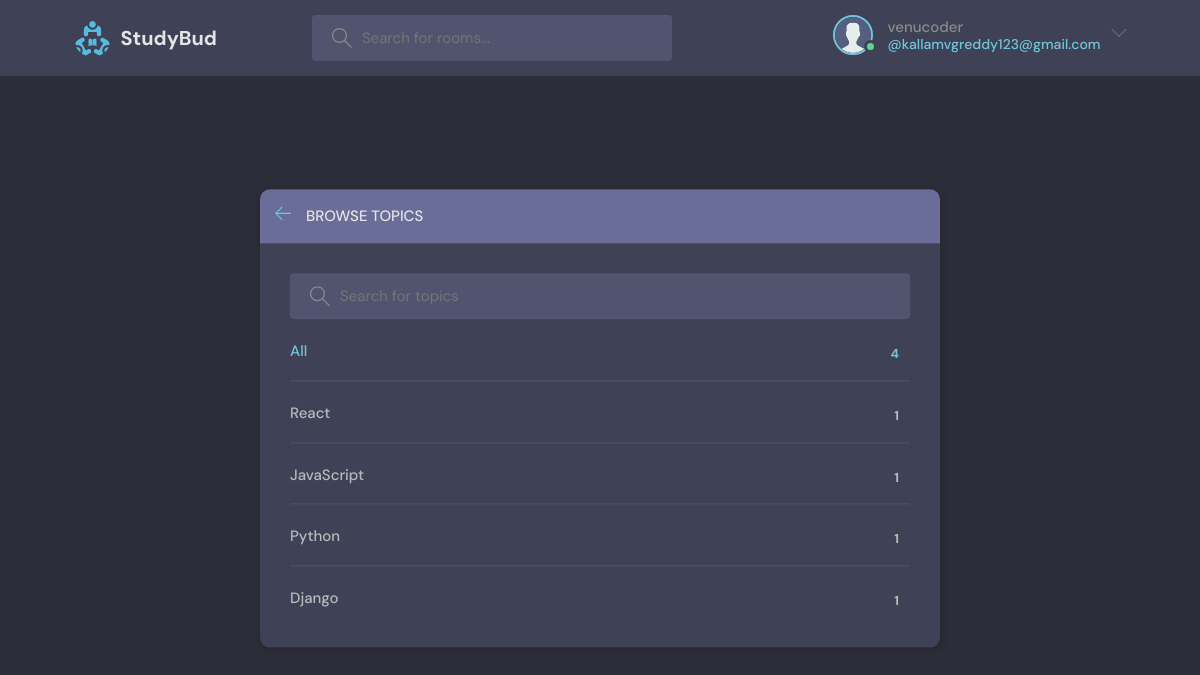
Screenshot of /topics/ (signed in) with the database file from the repository.
### base/models.py (models this page shows, shortened)
class User(AbstractUser):
    name = models.CharField(max_length=200, null=True)
    email = models.EmailField(unique=True)
    bio = models.TextField(null=True, blank=True)
    avatar = models.ImageField(null=True, default="avatar.svg")
    USERNAME_FIELD = 'email'
    REQUIRED_FIELDS = ['username',]

class Topic(models.Model):
    name = models.CharField(max_length=200)

### base/views.py (the view)
# urls.py: path('topics/', views.topicspage, name="topics"),
def topicspage(request):
    q = request.GET.get('q') if request.GET.get('q') != None else ''
    topics = Topic.objects.filter(name__icontains=q)
    return render(request, 'base/topics.html', {'topics':topics})

### base/templates/base/topics.html (shortened to what this page needs)
{% extends 'main.html' %}
{% block content %}
<main class="create-room layout">
  <div class="container">
    <div class="layout__box">
      <div class="layout__boxHeader">
        <div class="layout__boxTitle">
          <a href="{% url 'home' %}">
            <svg version="1.1" xmlns="http://www.w3.org/2000/svg" width="32" height="32" viewBox="0 0 32 32">
              <title>arrow-left</title>
              <path
                d="M13.723 2.286l-13.723 13.714 13.719 13.714 1.616-1.611-10.96-10.96h27.625v-2.286h-27.625l10.965-10.965-1.616-1.607z">
              </path>
            </svg>
          </a>
          <h3>Browse Topics</h3>
        </div>
      </div>
      <div class="topics-page layout__body">
        <form class="header__search" method="GET">
          <label>
            <input name="q" placeholder="Search for topics" />
          </label>
        </form>
        <ul class="topics__list">
          <li>
            <a href="{% url 'topics' %}" class="active">All <span>{{topics.count}}</span></a>
          </li>
          {% for topic in topics %}
          <li>
            <a href="{% url 'home' %}?q={{topic.name}}">{{ topic.name }} <span>{{topic.room_set.all.count}}</span></a>
          </li>
          {% endfor %}
        </ul>
      </div>
    </div>
  </div>
</main>
{% endblock content %}

### templates/navbar.html (shortened to what this page needs)
{% load static %}
<header class="header header--loggedIn">
    <div class="container">
        <a href="{% url 'home' %}" class="header__logo">
            <img src="{% static 'images/logo.svg' %}" />
            <h1>StudyBud</h1>
        </a>
        <form class="header__search" method="GET" action="{% url 'home' %}">
            <label>
                <input name="q" placeholder="Search for rooms..." />
            </label>
        </form>
        <nav class="header__menu">
            {% if request.user.is_authenticated %}
            <div class="header__user">
                <a href="{% url 'update-user' %}">
                    <div class="avatar avatar--medium active">
                        <img src="{{request.user.avatar.url}}" />
                    </div>
                    <p>{{request.user.username}} <span>@{{request.user}}</span></p>
                </a>
                <button class="dropdown-button">
                    <svg version="1.1" xmlns="http://www.w3.org/2000/svg" width="32" height="32" viewBox="0 0 32 32">
                        <title>chevron-down</title>
                        <path d="M16 21l-13-13h-3l16 16 16-16h-3l-13 13z"></path>
                    </svg>
                </button>
            </div>
            {% else %}
            <a href="{% url 'login' %}">
                <img src="{% static 'images/avatar.svg' %}" />
                <p>Login</p>
            </a>
            {% endif %}
        </nav>
    </div>
</header>

### static/styles/style.css (style rules this page uses)
:root { --color-main: #71c6dd; --color-main-light: #e1f6fb; --color-dark: #3f4156; --color-dark-medium: #51546e; --color-dark-light: #696d97; --color-light: #e5e5e5; --color-gray: #8b8b8b; --color-light-gray: #b2bdbd; --color-bg: #2d2d39; --color-success: #5dd693; --color-error: #fc4b0b; }
* { font-family: "DM Sans", -apple-system, BlinkMacSystemFont, "Segoe UI", Roboto, Oxygen, Ubuntu, Cantarell, "Open Sans", "Helvetica Neue", sans-serif; margin: 0; padding: 0; box-sizing: border-box; text-rendering: optimizeLegibility; font-size: inherit; }
html { font-size: 56.25%; }
@media only screen and (min-width: 1200px) { html { font-size: 62.5%; } }
body { line-height: 1.6; font-weight: 400; font-size: 1.5rem; color: var(--color-light-gray); background-color: var(--color-bg); min-height: 100vh; }
img { width: 100%; }
a { display: inline-block; color: var(--color-main); text-decoration: none; }
.container { max-width: 120rem; width: 90%; margin: auto; }
.avatar { position: relative; display: inline-block; border-radius: 50%; border: 2px solid var(--color-main); }
.avatar img { display: block; border-radius: 50%; object-fit: cover; object-position: center; }
.avatar::after { content: ""; display: block; position: absolute; background-color: var(--color-gray); z-index: 111; border-radius: 50%; border: 0.3rem solid var(--color-dark); }
.avatar.active::after { background-color: var(--color-success); }
.avatar.avatar--medium img { width: 3.6rem; height: 3.6rem; border-radius: 50%; }
.avatar.avatar--medium:after { width: 0.7rem; height: 0.7rem; bottom: 0px; right: -6px; }
.header { padding: 1.5rem; background-color: var(--color-dark); }
.header > .container { display: flex; gap: 9.5rem; }
.header__logo, .header__user { display: flex; gap: 1rem; align-items: center; }
.header__logo > img { border-radius: 50%; height: 3.7rem; width: 3.7rem; }
.header__logo > h1 { font-weight: 700; font-size: 2rem; color: var(--color-light); }
.header__search > label { background-color: var(--color-dark-medium); padding: 1.3rem 1rem; display: flex; align-items: center; gap: 1rem; border-radius: 4px; }
.header__search svg { fill: var(--color-gray); width: 2rem; height: 2rem; margin-left: 1rem; }
.header__search input { width: 30rem; background: transparent; border: none; outline: none; color: var(--color-light); }
.header__menu { margin-left: auto; position: relative; }
.header__menu a { display: flex; gap: 1.5rem; align-items: center; font-weight: 500; text-decoration: none; color: var(--color-gray); }
.header__menu img { height: 3.6rem; }
.header__menu p { line-height: 1.2; }
.header__menu span { color: var(--color-main); font-weight: 500; font-size: 1.4rem; display: block; }
.header__menu svg { width: 1.6rem; height: 1.6rem; fill: var(--color-dark-light); }
.dropdown-button { background: transparent; border: 0; outline: 0; cursor: pointer; }
.layout { margin-top: 2.4rem; }
.layout > .container { display: flex; justify-content: space-between; align-items: flex-start; }
.layout__box { width: 90%; max-width: 48rem; min-height: 40rem; position: absolute; top: 50%; left: 50%; transform: translate(-50%, -46%); background-color: var(--color-dark); border-radius: 1rem; box-shadow: 1px 1px 6px 3px rgba(0, 0, 0, 0.1); overflow: hidden; }
.layout__boxHeader { display: flex; padding: 1.5rem; background-color: var(--color-dark-light); }
.layout__boxTitle { display: flex; gap: 1.5rem; align-items: center; }
.layout__boxTitle h3 { text-transform: uppercase; font-weight: 500; color: var(--color-light); }
.layout__boxTitle svg { width: 1.6rem; height: 1.6rem; fill: var(--color-main); }
.layout__body { margin: 3rem; }
.topics__list { list-style: none; }
.topics__list li a { display: flex; justify-content: space-between; margin-bottom: 3rem; font-weight: 500; color: var(--color-light-gray); transition: all 0.3s ease-in-out; }
.topics__list li a.active, .topics__list li a:hover { color: var(--color-main); }
.topics__list li a span { padding: 0.5rem 1rem; background-color: var(--color-dark); border-radius: 3px; font-size: 1.3rem; font-weight: 700; letter-spacing: 1px; }
.topics-page .topics__list li:not(:last-child) a { margin: 2rem 0; padding-bottom: 1rem; text-decoration: none; border-bottom: 1px solid var(--color-dark-medium); }
.topics-page .header__search { display: block; }
.create-room.layout .layout__box { max-width: 68rem; }

### rows the page displays
User: user.avatar (placeholder picture), user.username "venucoder", user "kallamvgreddy123@gmail.com"
Topic: name "React", room_set.all.count "1"
Topic: name "JavaScript", room_set.all.count "1"
Topic: name "Python", room_set.all.count "1"
Topic: name "Django", room_set.all.count "1"

### other values shown
{{ topics.count }} "4"
